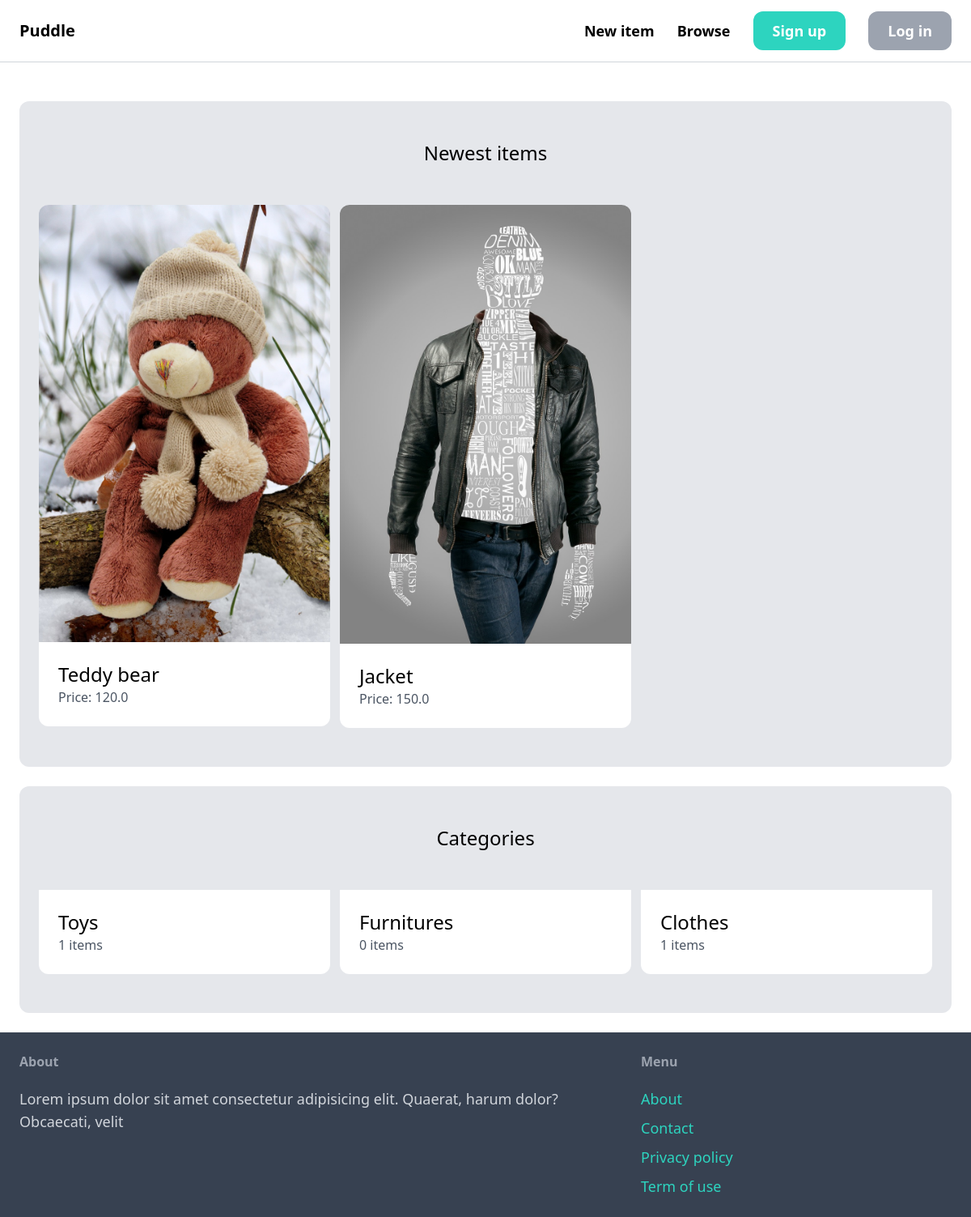
Before: / with the older database file.
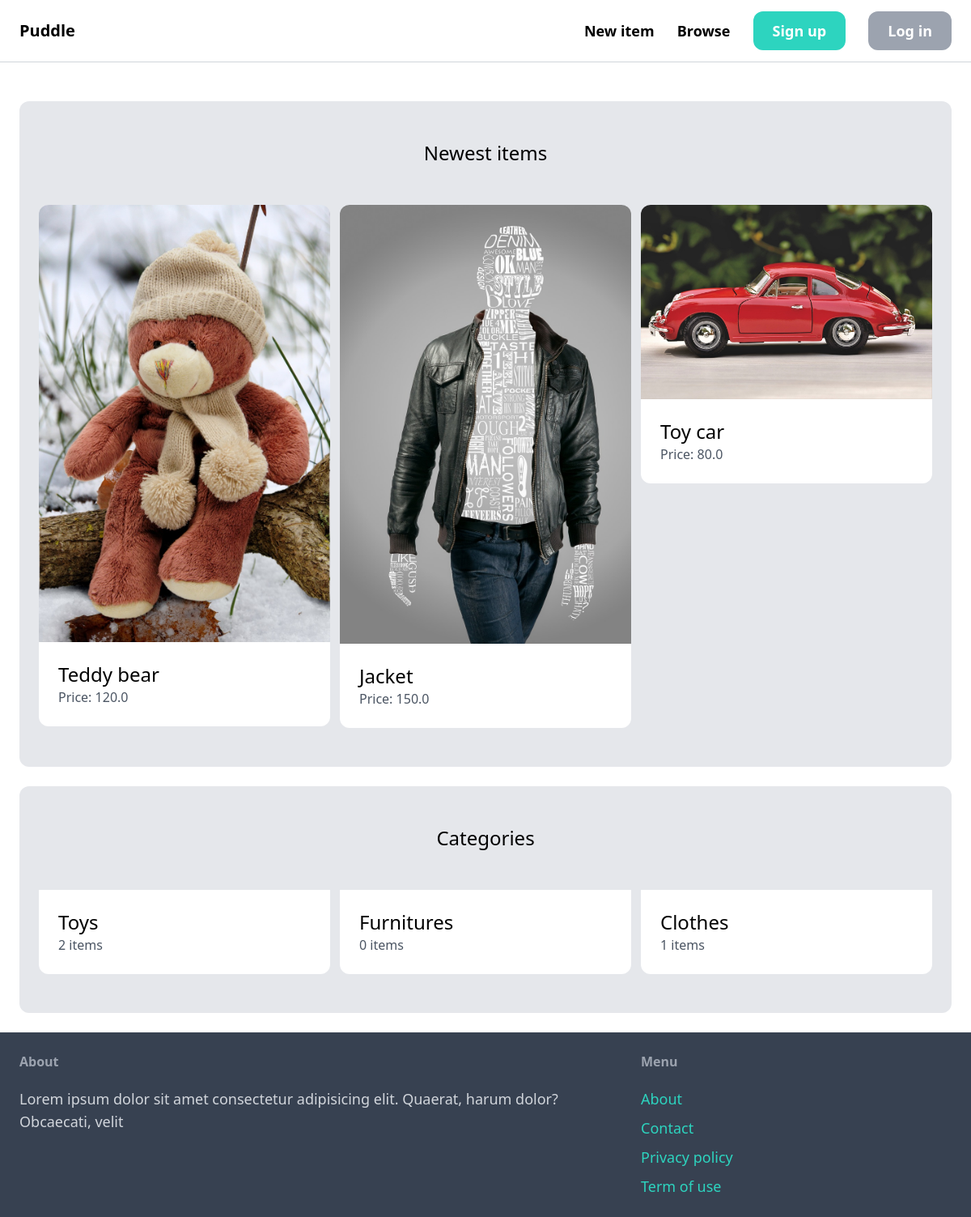
After: the same page with the newer database file.
### item/models.py (models this page shows, shortened)
class Item(models.Model):
    category = models.ForeignKey(Category, related_name='items', on_delete=models.CASCADE)
    name = models.CharField(max_length=255)
    description = models.TextField(blank=True, null=True)
    price = models.FloatField()
    image = models.ImageField(upload_to='item_images', blank=True, null=True)
    is_sold = models.BooleanField(default=False)
    created_by = models.ForeignKey(User, related_name='items', on_delete=models.CASCADE)
    created_at = models.DateTimeField(auto_now_add=True)

class Category(models.Model):
    name = models.CharField(max_length=255)
    class Meta:
        verbose_name_plural = 'categories'

### core/views.py (the view)
# urls.py: path('', views.index, name='index'),
def index(request):
    items = Item.objects.filter(is_sold=False)[0:6]
    categories = Category.objects.all()
    return render(request, 'core/index.html', {
        'categories': categories,
        'items': items,
    })

### core/templates/core/index.html (shortened to what this page needs)
{% extends 'core/base.html' %}
{% block content %}
    <div class="mt-6 px-6 py-12 bg-gray-200 rounded-xl">
        <h2 class="mb-12 text-2xl text-center">Newest items</h2>
        <div class="grid grid-cols-3 gap-3">
            {% for item in items %}
                <div>
                    <a href="{% url 'item:detail' item.id %}">
                        <div>
                            <img src="{{ item.image.url }}" class="rounded-t-xl">
                        </div>
                        <div class="p-6 bg-white rounded-b-xl">
                            <h2 class="text-2xl">{{ item.name }}</h2>
                            <p class="text-gray-600">Price: {{ item.price }}</p>
                        </div>
                    </a>
                </div>
            {% endfor %}
        </div>
    </div>
    <div class="mt-6 px-6 py-12 bg-gray-200 rounded-xl">
        <h2 class="mb-12 text-2xl text-center">Categories</h2>
        <div class="grid grid-cols-3 gap-3">
            {% for category in categories %}
                <div>
                    <a href="#">
                        <div class="p-6 bg-white rounded-b-xl">
                            <h2 class="text-2xl">{{ category.name }}</h2>
                            <p class="text-gray-600"> {{ category.items.count }} items</p>
                        </div>
                    </a>
                </div>
        {% endfor %}
        </div>
    </div>
{% endblock %}

Changed rows visible on the page:
added Item: image (picture), name "Toy car", price "80.0"
computed for Category "Toys": items.count "1" → "2"
